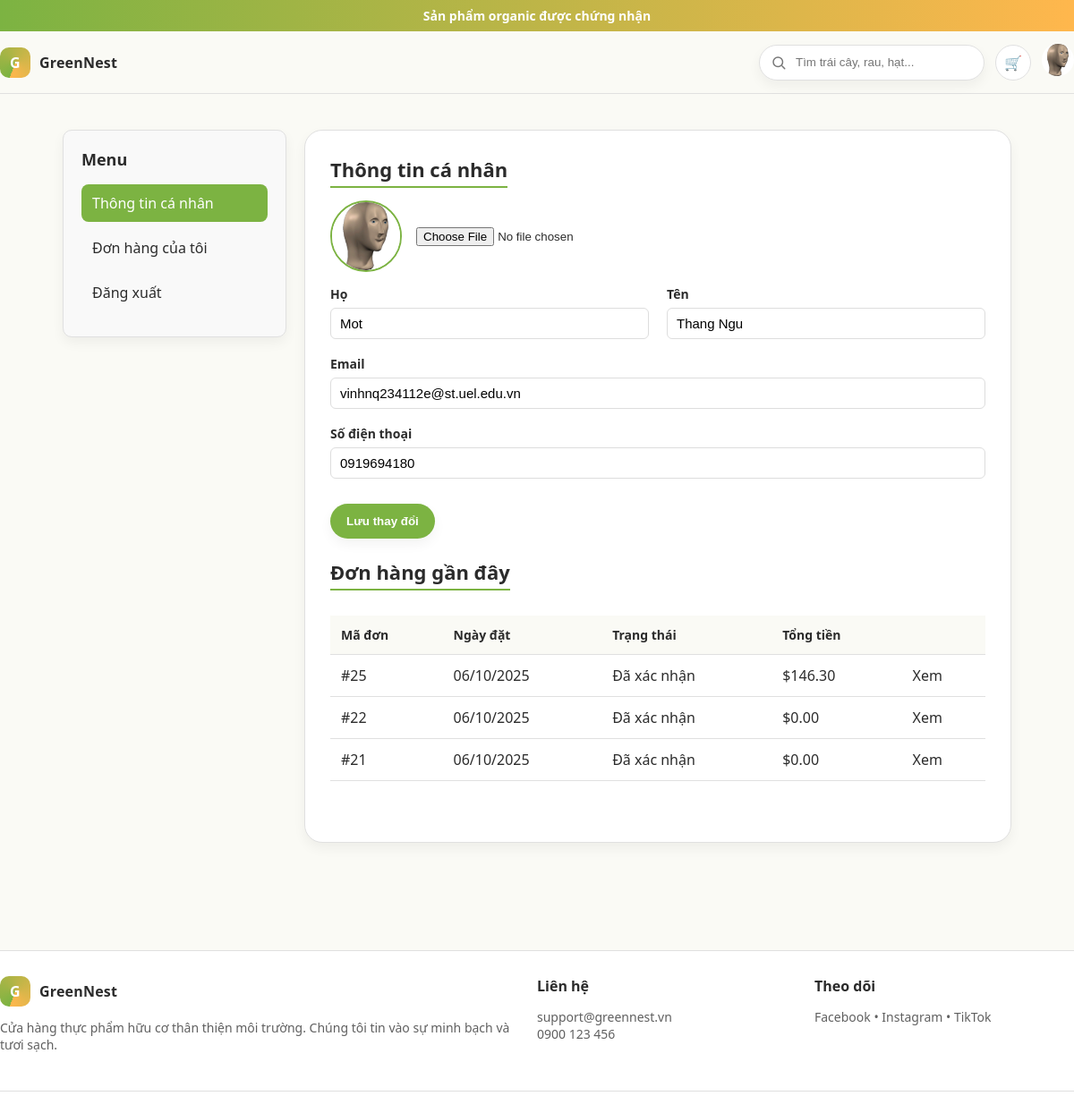
Before: /myaccount/ (signed in) with the older database file.
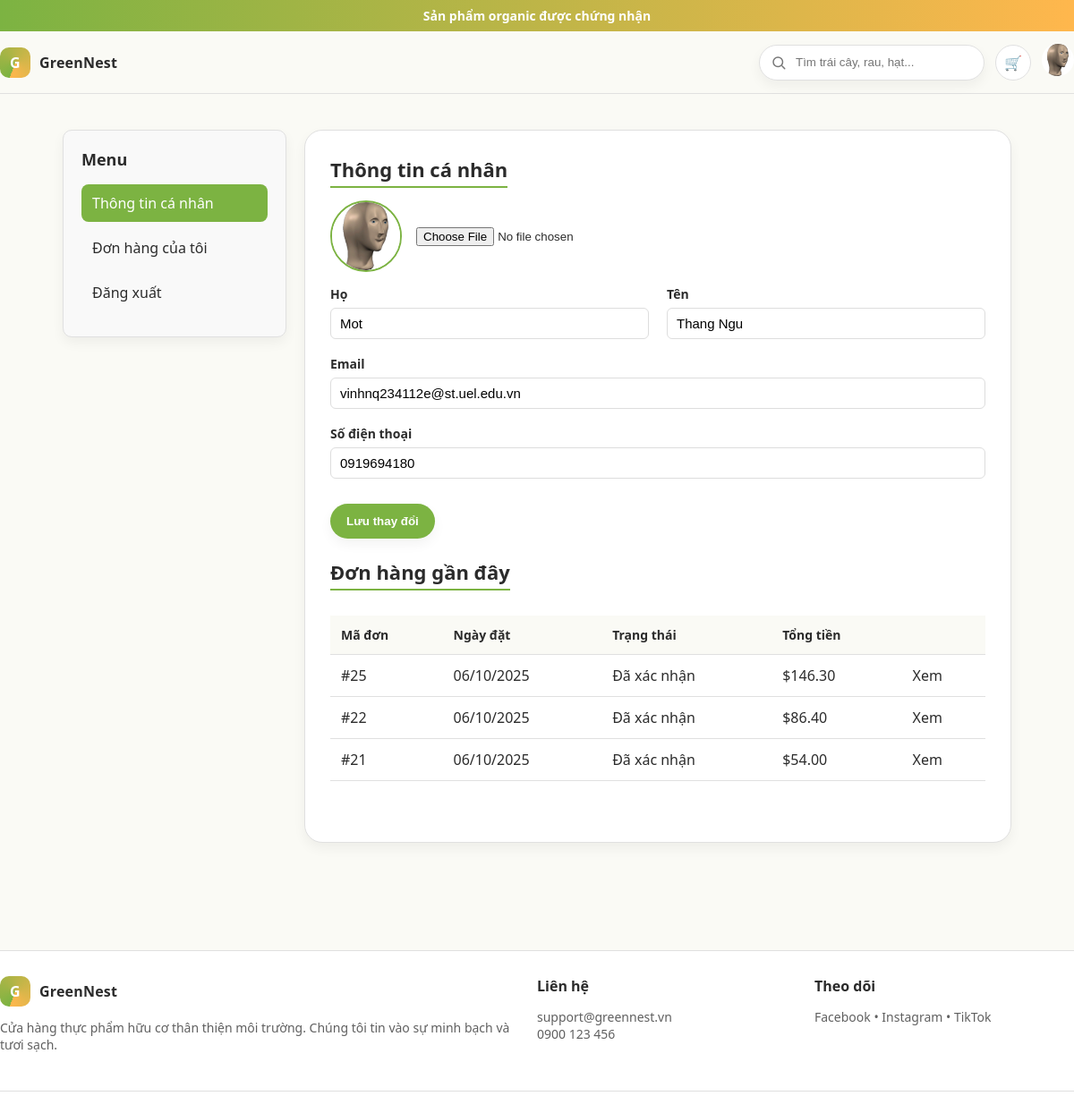
After: the same page with the newer database file.
### app/models/order_payment.py (models this page shows, shortened)
class Order(models.Model):
    class Status(models.TextChoices):
        PLACED     = "placed",     "Đã đặt"
        PROCESSING = "processing", "Đang xử lý"
        CONFIRMED  = "confirmed",  "Đã xác nhận"
        SHIPPING   = "shipping",   "Đang vận chuyển"
        COMPLETED  = "completed",  "Hoàn tất"
        CANCELED   = "canceled",   "Đã hủy"
    PAYMENT_METHODS = [
        ("cash", "COD"),
        ("momo", "Momo"),
        ("vnpay", "VNPay"),
        ("bank", "Chuyển khoản"),
    ]
    customer= models.ForeignKey(Customer, on_delete=models.SET_NULL, null=True, blank=True)
    date_order= models.DateTimeField(auto_now_add=True)
    payment_method = models.CharField(max_length=20, choices=PAYMENT_METHODS, null=True, blank=True)
    complete = models.BooleanField(default=False)
    is_paid= models.BooleanField(default=False)
    used_reward= models.BooleanField(default=False)
    coupon= models.ForeignKey('Coupon', on_delete=models.SET_NULL, null=True, blank=True)
    status= models.CharField(max_length=20, choices=Status.choices, default=Status.PLACED)
    @property
    def get_cart_total(self):
        total = sum(item.get_total for item in self.orderitem_set.all())
        if self.used_reward:
            total *= Decimal("0.90")
        if self.coupon and self.coupon.is_valid():
            if self.coupon.discount_type == "percent":
                total *= (Decimal("1.0") - (self.coupon.discount_value / Decimal("100")))
            elif self.coupon.discount_type == "fixed":
                total -= self.coupon.discount_value
        return max(total, Decimal("0.00"))

class OrderItem(models.Model):
    order = models.ForeignKey(Order, on_delete=models.CASCADE)
    product = models.ForeignKey(Product, null=True, blank=True, on_delete=models.SET_NULL)
    combo = models.ForeignKey(Combo, null=True, blank=True, on_delete=models.SET_NULL)
    quantity = models.IntegerField(default=1)
    date_added = models.DateTimeField(auto_now_add=True)
    price = models.DecimalField(max_digits=10, decimal_places=2, default=0)
    @property
    def get_total(self):
        return self.price * self.quantity

### app/models/coupon.py (models this page shows, shortened)
class Coupon(models.Model):
    code = models.CharField(max_length=50, unique=True)
    description = models.TextField(null=True, blank=True)
    discount_type = models.CharField(
        max_length=10,
        choices=[("percent", "Percent"), ("fixed", "Fixed Amount")],
        default="percent"
    )
    discount_value = models.DecimalField(max_digits=10, decimal_places=2)
    valid_from = models.DateTimeField(default=timezone.now)
    valid_to = models.DateTimeField(null=True, blank=True)
    active = models.BooleanField(default=True)
    usage_limit = models.IntegerField(null=True, blank=True)
    used_count = models.IntegerField(default=0)
    min_order_value = models.DecimalField(max_digits=10, decimal_places=2, default=0)
    is_public = models.BooleanField(default=True)
    def is_valid(self):
        now = timezone.now()
        return (
            self.active
            and (self.valid_from <= now <= (self.valid_to or now))
            and (self.usage_limit is None or self.used_count < self.usage_limit)
        )

### app/views/view_auth.py (the view)
# urls.py: path('myaccount/', views.myaccount, name='myaccount'),
@login_required
def myaccount(request):
    view_mode = request.GET.get("view", "profile")
    customer = getattr(request.user, "customer", None)
    recent_orders = Order.objects.filter(customer=customer).order_by("-date_order")[:3]
    recent_order = Order.objects.filter(customer=customer).order_by("-date_order").first()
    return render(request, "app/myaccount.html", {
        "customer": customer,
        "recent_orders": recent_orders,
        "recent_order": recent_order,
        "active_tab": view_mode,
    })

### app/templates/app/myaccount.html (shortened to what this page needs)
{% extends "app/base.html" %}
{% load static %}
{% block content %}
<link rel="stylesheet" href="{% static 'app/css/myaccount.css' %}">
<section class="container account-wrapper">
  <aside class="account-sidebar">
    <h3>Menu</h3>
    <a href="{% url 'myaccount' %}?view=profile"
       class="{% if active_tab == 'profile' %}active{% endif %}">Thông tin cá nhân</a>
    <a href="{% url 'myaccount' %}?view=orders"
       class="{% if active_tab == 'orders' %}active{% endif %}">Đơn hàng của tôi</a>
    <a href="{% url 'logout' %}">Đăng xuất</a>
  </aside>
  <div class="account-content">
    {% if active_tab == "profile" %}
    <div class="account-section account-info">
      <h2>Thông tin cá nhân</h2>
      <form method="post" action="{% url 'editaccount' %}" enctype="multipart/form-data">
        <div class="avatar-wrapper">
          <img src="{% if customer.customer_image %}{{ customer.customer_image.url }}{% else %}{% static 'app/images/avtmacdinh.jpeg' %}{% endif %}"
               alt="Avatar" class="profile-avatar">
          <input type="file" name="customer_image" accept="image/*">
        </div>
        <div class="form-row">
          <div class="form-group">
            <label>Họ</label>
            <input type="text" name="first_name" value="{{ request.user.first_name }}">
          </div>
          <div class="form-group">
            <label>Tên</label>
            <input type="text" name="last_name" value="{{ request.user.last_name }}">
          </div>
        </div>
        <div class="form-group">
          <label>Email</label>
          <input type="email" name="email" value="{{ request.user.email }}">
        </div>
        <div class="form-group">
          <label>Số điện thoại</label>
          <input type="tel" name="phone" value="{{ customer.phone|default:'' }}">
        </div>
        <button type="submit" class="btn btn-primary" style="margin-top:10px;">Lưu thay đổi</button>
      </form>
      <br>
      <div class="account-section">
      <h2>Đơn hàng gần đây</h2>
        {% if recent_orders %}
        <table class="order-table">
          <thead> <tr>
            <th>Mã đơn</th>
            <th>Ngày đặt</th>
            <th>Trạng thái</th>
            <th>Tổng tiền</th>
            <th></th> </tr>
          </thead>
          <tbody>
            {% for order in recent_orders %}
            <tr>
              <td>#{{ order.id }}</td>
              <td>{{ order.date_order|date:"d/m/Y" }}</td>
              <td class="status">{{ order.get_status_display }}</td>
              <td>${{ order.get_cart_total|floatformat:2 }}</td>
              <td><a href="{% url 'orderdetail' order.id %}">Xem</a></td>
            </tr>
            {% endfor %}
          </tbody>
        </table>
        {% else %}
          <p>Bạn chưa có đơn hàng nào.</p>
        {% endif %}
      </div>
    </div>
    {% endif %}
  </div>
</section>
{% endblock %}

Changed rows visible on the page:
changed through a linked row, Order id 22: get_cart_total "0.00" → "86.40"
changed through a linked row, Order id 21: get_cart_total "0.00" → "54.00"
